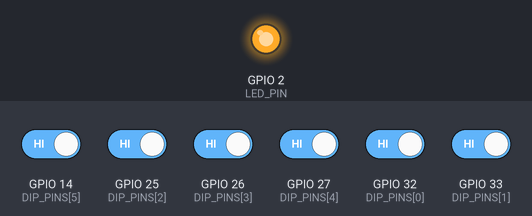
The sketch below on a simulated ESP32. Parts: output pins drawn as LEDs (lit = HIGH). The test bench sets the inputs (shaded band); at power-on: GPIO 14 (DIP_PINS[5]), GPIO 25 (DIP_PINS[2]), GPIO 26 (DIP_PINS[3]), GPIO 27 (DIP_PINS[4]), GPIO 32 (DIP_PINS[0]), GPIO 33 (DIP_PINS[1]) HIGH. WiFi joins after 1.5 s; servers stay silent unless stated; no MQTT or app messages arrive unless stated.

Above: at 4.5 s.
At 6.5 s:
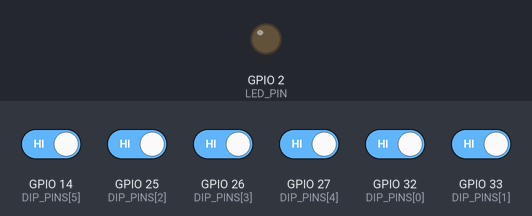
Timing chart, 0 to 8.8 s (numbered marks = the images above):
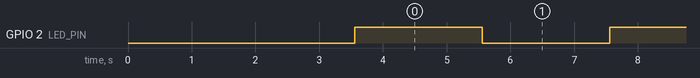

The sketch:

esp32_motor_monitor.ino
```cpp
#include <WiFi.h>
#include <WebServer.h>
#include <PubSubClient.h>
#include <ArduinoJson.h>

// ==============================
// User Configuration
// ==============================
const char* WIFI_SSID = "YOUR_WIFI_SSID";
const char* WIFI_PASSWORD = "YOUR_WIFI_PASSWORD";
const char* MQTT_BROKER = "192.168.1.10"; // Raspberry Pi IP
const uint16_t MQTT_PORT = 1883;

const char* AP_SSID = "MotorController_Setup";
const char* AP_PASSWORD = "12345678";

// Publish intervals
const unsigned long STATUS_PUBLISH_INTERVAL_MS = 2000;
const unsigned long WEB_REFRESH_INTERVAL_MS = 1000;
const unsigned long OFFLINE_GRACE_MS = 10000;

// DMX DIP switch pins (6 bits -> 1..63 usable, clamp to 1..50)
const int DIP_PINS[6] = {32, 33, 25, 26, 27, 14};

// Optional: status LED
const int LED_PIN = 2;

WebServer server(80);
WiFiClient espClient;
PubSubClient mqttClient(espClient);

uint8_t motorId = 1;
unsigned long lastStatusPublish = 0;
unsigned long lastWebUpdate = 0;
unsigned long lastMqttReconnectAttempt = 0;

bool wifiConnected = false;
bool apMode = false;

// Motor state placeholders (replace with real PD Stepper integration)
float currentPositionMm = 0.0f;
float speedMmPerSec = 0.0f;
bool motorOnline = true;
bool hasError = false;
String errorText = "none";

// ==============================
// Utility
// ==============================
uint8_t readMotorIdFromDip() {
  uint8_t value = 0;
  for (int i = 0; i < 6; i++) {
    pinMode(DIP_PINS[i], INPUT_PULLUP);
    int bitVal = digitalRead(DIP_PINS[i]) == LOW ? 1 : 0;
    value |= (bitVal << i);
  }

  if (value == 0) value = 1;
  if (value > 50) value = 50;
  return value;
}

float getRamUsagePercent() {
  uint32_t totalHeap = ESP.getHeapSize();
  uint32_t freeHeap = ESP.getFreeHeap();
  if (totalHeap == 0) return 0.0f;
  return (100.0f * (float)(totalHeap - freeHeap)) / (float)totalHeap;
}

float getCpuTemperatureC() {
  // ESP32 Arduino core provides temperatureRead() on many boards.
  return temperatureRead();
}

void updateMotorTelemetry() {
  // TODO: Replace this simulation with real PD Stepper controller values.
  // Example behavior for demo:
  currentPositionMm += speedMmPerSec * 0.1f;
  if (currentPositionMm > 1000.0f) currentPositionMm = 0.0f;

  static float sign = 1.0f;
  speedMmPerSec += sign * 2.0f;
  if (speedMmPerSec > 150.0f) sign = -1.0f;
  if (speedMmPerSec < 10.0f) sign = 1.0f;

  hasError = false;
  errorText = "none";
}

String statusAsJson() {
  StaticJsonDocument<384> doc;
  doc["motor_id"] = motorId;
  doc["online"] = motorOnline;
  doc["position_mm"] = currentPositionMm;
  doc["speed_mm_s"] = speedMmPerSec;
  doc["ram_usage_percent"] = getRamUsagePercent();
  doc["cpu_temp_c"] = getCpuTemperatureC();
  doc["error"] = hasError;
  doc["error_text"] = errorText;
  doc["timestamp_ms"] = millis();

  String payload;
  serializeJson(doc, payload);
  return payload;
}

String getMqttTopic() {
  return "motors/" + String(motorId) + "/status";
}

void publishStatus() {
  if (!mqttClient.connected()) return;
  String topic = getMqttTopic();
  String payload = statusAsJson();
  mqttClient.publish(topic.c_str(), payload.c_str(), true);
}

void mqttCallback(char* topic, byte* payload, unsigned int length) {
  // Optional command handling.
  String msg;
  for (unsigned int i = 0; i < length; i++) {
    msg += (char)payload[i];
  }

  // Example command topic: motors/<id>/cmd
  if (msg == "reset_error") {
    hasError = false;
    errorText = "none";
  }
}

bool connectMqtt() {
  String clientId = "esp32-motor-" + String(motorId) + "-" + String((uint32_t)ESP.getEfuseMac(), HEX);
  String willTopic = getMqttTopic();
  String willPayload = "{\"motor_id\":" + String(motorId) + ",\"online\":false}";

  bool connected = mqttClient.connect(clientId.c_str(), willTopic.c_str(), 1, true, willPayload.c_str());
  if (connected) {
    String cmdTopic = "motors/" + String(motorId) + "/cmd";
    mqttClient.subscribe(cmdTopic.c_str());
    publishStatus();
  }
  return connected;
}

void setupWiFiWithFallbackAP() {
  WiFi.mode(WIFI_STA);
  WiFi.begin(WIFI_SSID, WIFI_PASSWORD);

  const int maxAttempts = 3;
  int attempts = 0;

  while (WiFi.status() != WL_CONNECTED && attempts < maxAttempts) {
    attempts++;
    delay(3000);
  }

  if (WiFi.status() == WL_CONNECTED) {
    wifiConnected = true;
    apMode = false;
    return;
  }

  // Fallback Access Point mode
  WiFi.mode(WIFI_AP);
  WiFi.softAP(AP_SSID, AP_PASSWORD);
  wifiConnected = false;
  apMode = true;
}

String htmlPage() {
  String html = "<!doctype html><html><head><meta charset='utf-8'><meta name='viewport' content='width=device-width,initial-scale=1'>";
  html += "<title>ESP32 Motor Monitor</title><style>body{font-family:Arial;margin:20px;} .ok{color:green;} .warn{color:#c9a000;} .err{color:red;} code{background:#f0f0f0;padding:2px 4px;}</style></head><body>";
  html += "<h2>ESP32 Motor Monitor</h2>";
  html += "<p><b>Motor ID:</b> " + String(motorId) + "</p>";
  html += "<p><b>Mode:</b> " + String(apMode ? "Access Point (192.168.4.1)" : "WiFi Client") + "</p>";
  html += "<p><b>IP:</b> " + String(apMode ? WiFi.softAPIP().toString() : WiFi.localIP().toString()) + "</p>";
  html += "<p><b>MQTT:</b> " + String(mqttClient.connected() ? "<span class='ok'>connected</span>" : "<span class='err'>disconnected</span>") + "</p>";
  html += "<p><b>Status topic:</b> <code>" + getMqttTopic() + "</code></p>";
  html += "<pre>" + statusAsJson() + "</pre>";
  html += "<p><a href='/json'>JSON API</a></p>";
  html += "<script>setTimeout(()=>location.reload()," + String(WEB_REFRESH_INTERVAL_MS) + ");</script>";
  html += "</body></html>";
  return html;
}

void setupWebServer() {
  server.on("/", HTTP_GET, []() {
    server.send(200, "text/html", htmlPage());
  });

  server.on("/json", HTTP_GET, []() {
    server.send(200, "application/json", statusAsJson());
  });

  server.begin();
}

void setup() {
  pinMode(LED_PIN, OUTPUT);
  digitalWrite(LED_PIN, LOW);

  Serial.begin(115200);
  delay(500);

  motorId = readMotorIdFromDip();

  setupWiFiWithFallbackAP();

  mqttClient.setServer(MQTT_BROKER, MQTT_PORT);
  mqttClient.setCallback(mqttCallback);

  setupWebServer();

  if (!apMode) {
    connectMqtt();
  }
}

void loop() {
  server.handleClient();

  if (!apMode) {
    if (!mqttClient.connected()) {
      unsigned long now = millis();
      if (now - lastMqttReconnectAttempt > 5000) {
        lastMqttReconnectAttempt = now;
        connectMqtt();
      }
    } else {
      mqttClient.loop();
    }
  }

  unsigned long now = millis();
  if (now - lastStatusPublish >= STATUS_PUBLISH_INTERVAL_MS) {
    lastStatusPublish = now;
    updateMotorTelemetry();
    publishStatus();

    // LED heartbeat
    digitalWrite(LED_PIN, !digitalRead(LED_PIN));
  }
}
```

Measured:
- by itself, GPIO 2 (LED_PIN): alternates HIGH for 2.0 s and LOW for 2.0 s
